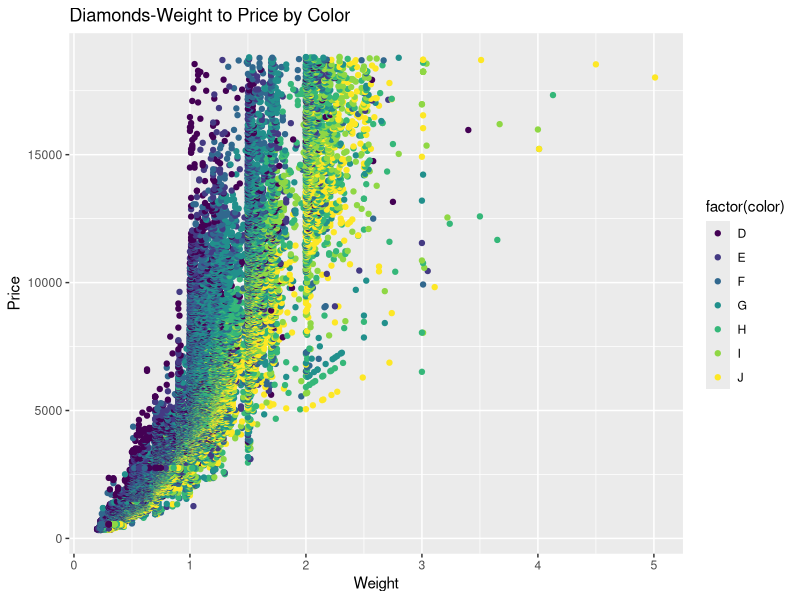
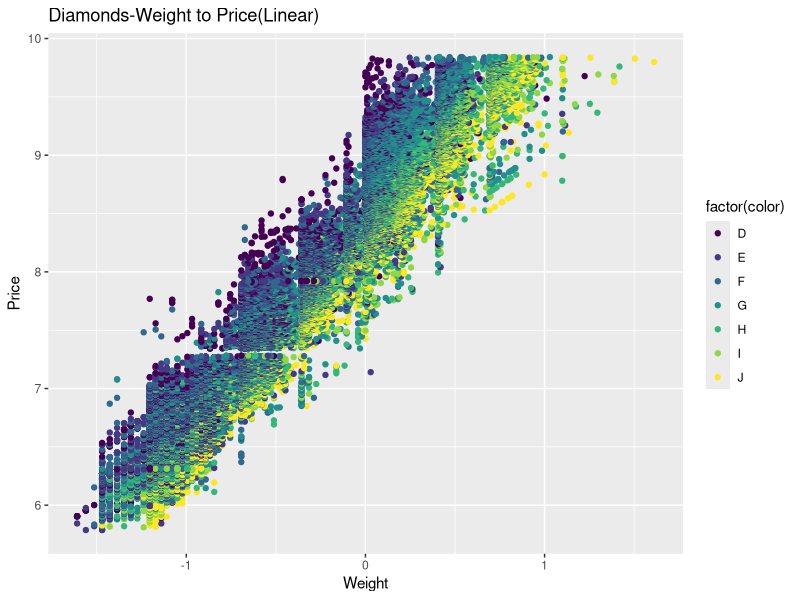
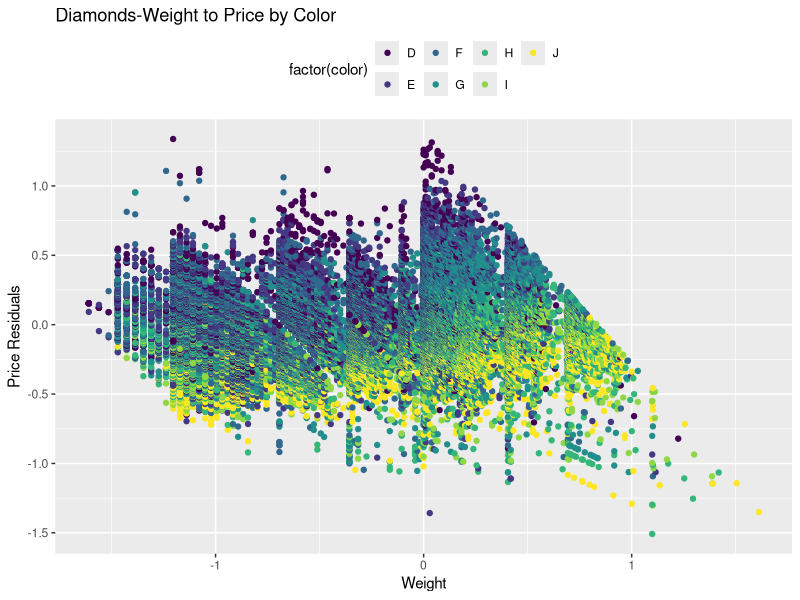
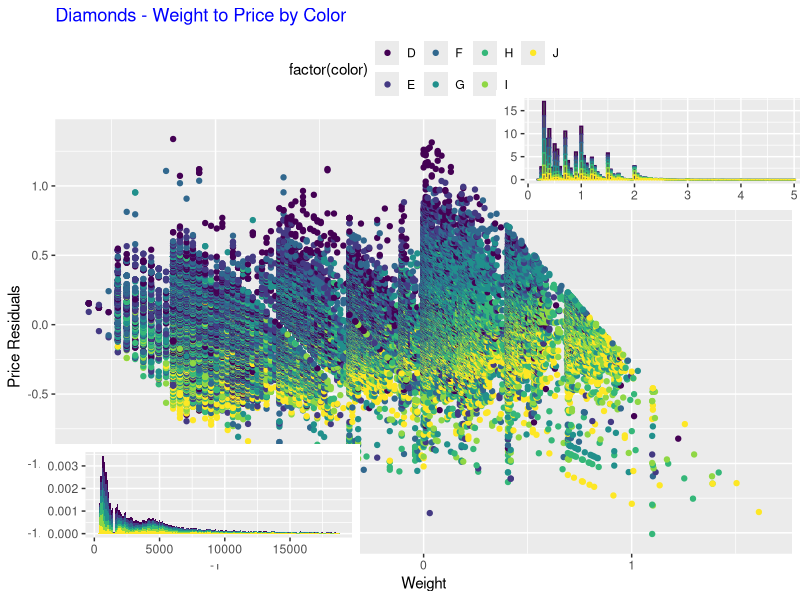

R code for these plots, in order:
#Overall Comments: Very good exercise! I see your understaning in the ggplot from both the code and explanations!


#2. All	Groups:	Create	a	simple	scatter	plot	of	Weight ("Carat") and	Price using	Color
#(the "Color" column	in	the	diamonds	dataframe)	as	a	facet. This	might	the	precursor	for	
#developing	a	model	to predict	price	given	some	characteristic	like	weight. Notice	that	the	
#relationship	is	non-linear. If	we	wanted	to	build	a	linear	model,	this	would	violate	one	of the assumptions
library(ggplot2)
data(diamonds)
ggplot(diamonds,aes(carat,price))+geom_point(aes(color=factor(color)))+labs(title="Diamonds-Weight to Price by Color",x='Weight',y='Price')
#use ggplot functon and aes function to create coordinate system; 
#use geom_point to caputure the color point; use labs function to change the names


#3. All	Groups:	Let's	remove	the	non-linearity and	replot. Think	about	transforming	both	price	
#and	weight.	Given	that	we	are	working	with	dollars	(Price); the	first	transformation	we	
#might	try	is	the	natural	log. Add	the	transformed	columns	to the	dataframe	and	replot.
ggplot(diamonds,aes(log(carat),log(price),color=factor(color)))+geom_point()+
  labs(title="Diamonds-Weight to Price(Linear)",x='Weight',y='Price')
#use ggplot function and aes function to create coordinate system;
#use log function to transform price and weight;
#use labs function to change the names


#4. All	Groups:	Remove	the	linear	trend	(create	a	linear	model	and	use	the	transformed weight	
#on	the	x-axis	and	the	residuals on	the	y-axis).	 If	there	is	a	relationship	that	can	be	modeled	
#with	a	linear	regression model,	then	the	residuals should	be	randomly	distributed.	The	
#resulting	plot	visually indicates	there is	possibly	some	heteroscedasticity	to	manage.
diamonds_lm=lm(log(price)~log(carat),diamonds)
ggplot(diamonds,aes(log(carat),resid(diamonds_lm),color=factor(color)))+geom_point()+
  labs(title="Diamonds-Weight to Price by Color",x='Weight',y='Price Residuals')+
  theme(legend.position="top")
#use lm(linear model) function to remove the linear trend of price and carat
#use ggplot function and aes function to create coordinate system;
#use log function to transform price and weight;
#use labs function to change the names
#use theme function to move the theme to the top


#5. Groups	A,B,C,D:	Use	the	grid package	to	create	the	following	overlay	of	three	plots. The	
#histogram	on	the bottom left	is	a	density	histogram	of	the	price	and	the	histogram	on the
#upper	right is	a	density histogram of	carat. One	way	to	create	this	plot	is	using	viewports.
library(grid)
hist_carat <- ggplot(diamonds,aes(carat,colour=factor(color)))+geom_histogram(aes(y=..density..),binwidth=0.05) +
  theme(axis.title.x=element_blank(),axis.title.y=element_blank(),legend.position='none')
hist_price <- ggplot(diamonds,aes(price,fill=factor(color)))+geom_histogram(aes(y=..density..),binwidth=100) +
  theme(axis.title.x=element_blank(),axis.title.y=element_blank(),legend.position='none')
#create two histogram for price and carat
diamonds_lm = lm(log(price) ~ log(carat), diamonds) 
ggplot(diamonds,aes(log(carat), resid(diamonds_lm),color=factor(color)))+geom_point()+
  labs(title="Diamonds - Weight to Price by Color",x='Weight',y='Price Residuals')+
  theme(plot.title=element_text(colour='blue'),legend.position='top')
#same as the question 4
a <- viewport(w=0.4,h=0.2,x=0.25,y=0.16)
b <- viewport(w=0.4,h=0.2,x=0.82,y=0.75)
#use viewport to define the postition of the histograms
print(hist_price, vp = a)
print(hist_carat, vp = b)
#print them out

